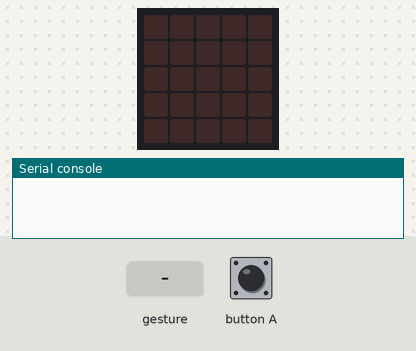
Bench run of a program on a simulated BBC micro:bit running MicroPython. On the bench: the board's 5×5 LED display, the last lines printed to the serial console. The test bench sets the inputs (shaded band). No radio messages arrive unless stated (any console line starting 'radio sent:' is added by the test bench); a tilt is held for 1.5 s and a shake lasts 1 s, then the board lies face up again.

Above: at 1.2 s.
1.3 s: button A pressed for 0.15 s
At 2.5 s:
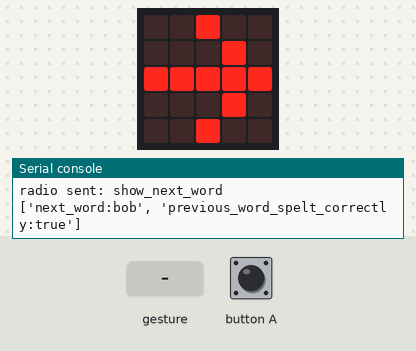
2.9 s: gesture 'shake'
At 4.3 s:
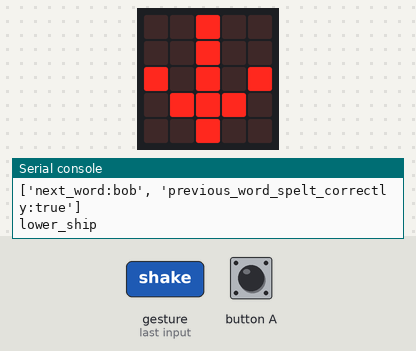
4.6 s: gesture 'shake'
At 6.0 s:
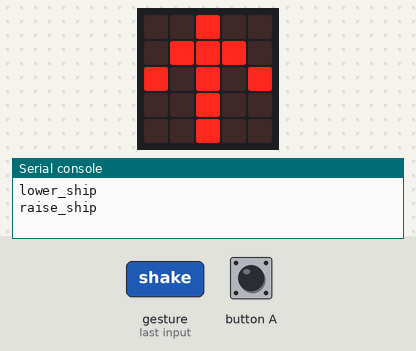
6.3 s: button A pressed for 1 s
At 7.4 s:
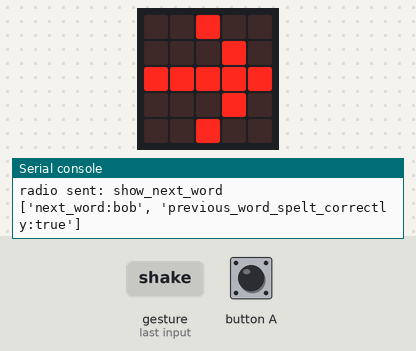
Timing chart, 0 to 9.3 s (numbered marks = the images above; inputs shaded):
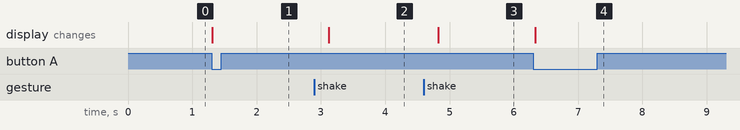

The program:

alphabot_master.py
```python
from microbit import *
import radio
shipIsUp = True;

radio.on()

while True:
    if accelerometer.was_gesture("shake"):
        if (shipIsUp):
            display.show(Image.ARROW_S)
            print('lower_ship')
        else:
            display.show(Image.ARROW_N)
            print('raise_ship')
        shipIsUp = not shipIsUp
        # radio.send('toggle_space_ship_position')
        # sleep(50) # these sleeps after send are necessary to prevent message being continuously dispatched. no idea why
    elif button_a.is_pressed():
        display.show(Image.ARROW_E)
        radio.send('show_next_word')
        str = 'next_word:bob|previous_word_spelt_correctly:true'
        strParts = str.split('|');
        print(strParts);
        sleep(50);
    sleep(50)
```

Measured:
- after the input at 1.3 s, the display: changes at once (image 1)
- after the input at 2.9 s, the display: changes after 0.22 s (image 2)
- after the input at 4.6 s, the display: changes after 0.23 s (image 3)
- after the input at 6.3 s, the display: changes at once (image 4)
